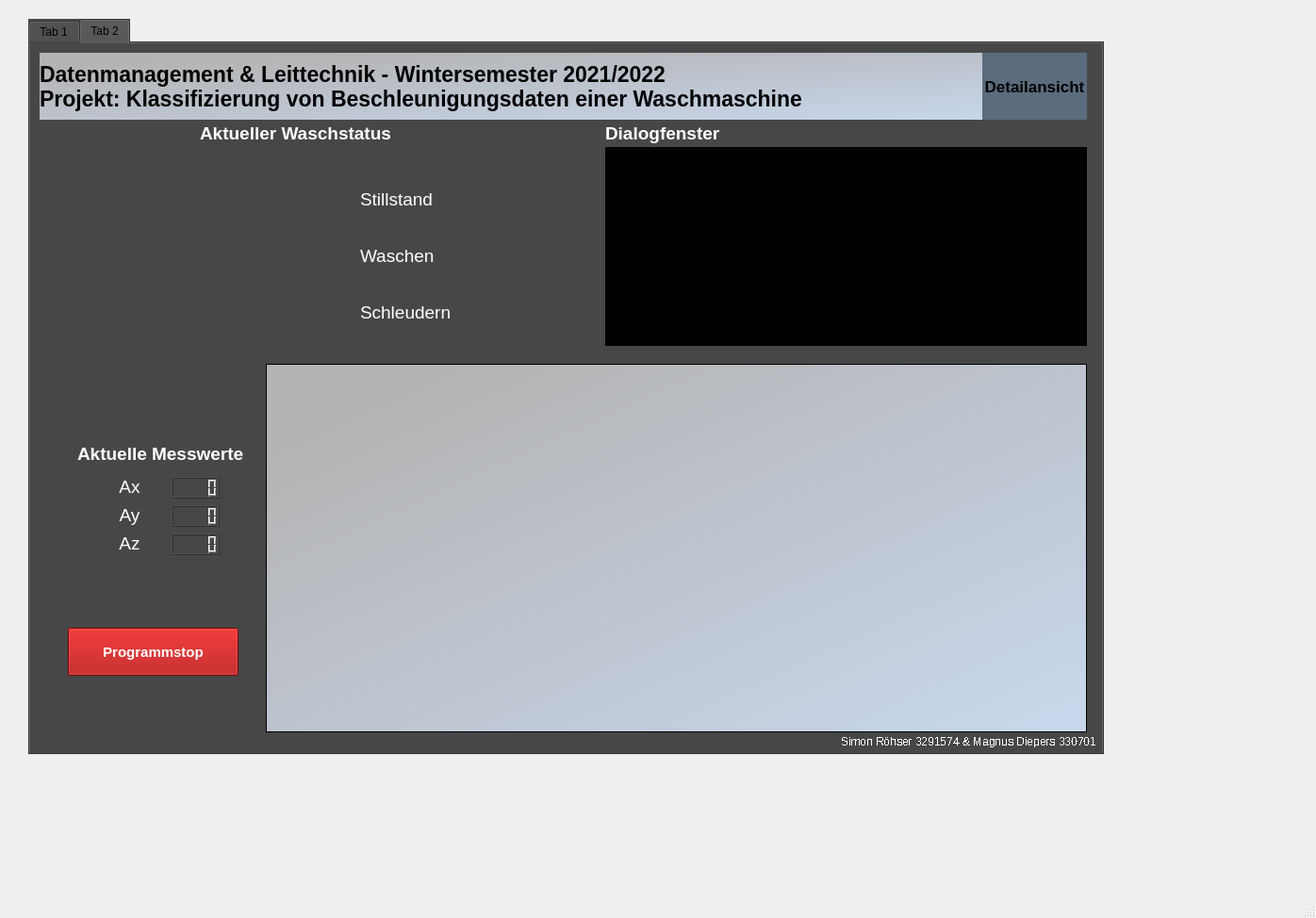
<?xml version="1.0" encoding="UTF-8"?>
<ui version="4.0">
 <class>MainWindow</class>
 <widget class="QMainWindow" name="MainWindow">
  <property name="geometry">
   <rect>
    <x>0</x>
    <y>0</y>
    <width>1396</width>
    <height>974</height>
   </rect>
  </property>
  <property name="windowTitle">
   <string>MainWindow</string>
  </property>
  <widget class="QWidget" name="centralwidget">
   <widget class="QTabWidget" name="tabWidget">
    <property name="geometry">
     <rect>
      <x>30</x>
      <y>20</y>
      <width>1141</width>
      <height>781</height>
     </rect>
    </property>
    <property name="styleSheet">
     <string notr="true">background-color: rgb(71, 71, 71);</string>
    </property>
    <property name="currentIndex">
     <number>1</number>
    </property>
    <widget class="QWidget" name="Grundansicht">
     <attribute name="title">
      <string>Tab 1</string>
     </attribute>
     <widget class="QLabel" name="label_12">
      <property name="geometry">
       <rect>
        <x>10</x>
        <y>10</y>
        <width>1111</width>
        <height>71</height>
       </rect>
      </property>
      <property name="font">
       <font>
        <pointsize>17</pointsize>
        <bold>true</bold>
       </font>
      </property>
      <property name="styleSheet">
       <string notr="true">color: rgb(0, 0, 0);
background-color: qlineargradient(spread:pad, x1:0.114, y1:0.131, x2:1, y2:1, stop:0 rgba(180, 180, 180, 255), stop:1 rgba(201, 216, 238, 255));</string>
      </property>
      <property name="text">
       <string>Datenmanagement &amp; Leittechnik - Wintersemester 2021/2022 
Projekt: Klassifizierung von Beschleunigungsdaten einer Waschmaschine</string>
      </property>
     </widget>
     <widget class="QLabel" name="label_9">
      <property name="geometry">
       <rect>
        <x>210</x>
        <y>350</y>
        <width>561</width>
        <height>351</height>
       </rect>
      </property>
      <property name="font">
       <font>
        <pointsize>12</pointsize>
       </font>
      </property>
      <property name="styleSheet">
       <string notr="true">image: url(:/Icons/Waschmaschine.png);</string>
      </property>
      <property name="text">
       <string/>
      </property>
     </widget>
     <widget class="QTextBrowser" name="textBrowser">
      <property name="geometry">
       <rect>
        <x>10</x>
        <y>110</y>
        <width>1111</width>
        <height>181</height>
       </rect>
      </property>
      <property name="font">
       <font>
        <pointsize>12</pointsize>
       </font>
      </property>
      <property name="styleSheet">
       <string notr="true">background-color: rgb(0, 0, 0);
color: rgb(255, 255, 255);</string>
      </property>
      <property name="lineWidth">
       <number>1</number>
      </property>
     </widget>
     <widget class="QLabel" name="label_56">
      <property name="geometry">
       <rect>
        <x>10</x>
        <y>80</y>
        <width>171</width>
        <height>31</height>
       </rect>
      </property>
      <property name="font">
       <font>
        <pointsize>14</pointsize>
        <bold>true</bold>
       </font>
      </property>
      <property name="styleSheet">
       <string notr="true">color: rgb(255, 255, 255);

</string>
      </property>
      <property name="text">
       <string>Dialogfenster</string>
      </property>
     </widget>
     <widget class="QLabel" name="label_44">
      <property name="geometry">
       <rect>
        <x>740</x>
        <y>420</y>
        <width>91</width>
        <height>31</height>
       </rect>
      </property>
      <property name="font">
       <font>
        <pointsize>16</pointsize>
       </font>
      </property>
      <property name="styleSheet">
       <string notr="true">color: rgb(255, 255, 255);</string>
      </property>
      <property name="text">
       <string>Stillstand</string>
      </property>
     </widget>
     <widget class="QLabel" name="LED_aus_Zustand_1">
      <property name="geometry">
       <rect>
        <x>680</x>
        <y>420</y>
        <width>41</width>
        <height>31</height>
       </rect>
      </property>
      <property name="font">
       <font>
        <pointsize>12</pointsize>
       </font>
      </property>
      <property name="styleSheet">
       <string notr="true">image: url(:/Icons/LED_aus.png);</string>
      </property>
      <property name="text">
       <string/>
      </property>
     </widget>
     <widget class="QLabel" name="LED_an_Zustand_2">
      <property name="geometry">
       <rect>
        <x>680</x>
        <y>510</y>
        <width>41</width>
        <height>31</height>
       </rect>
      </property>
      <property name="font">
       <font>
        <pointsize>12</pointsize>
       </font>
      </property>
      <property name="styleSheet">
       <string notr="true">image: url(:/Icons/LED_an.png);</string>
      </property>
      <property name="text">
       <string/>
      </property>
     </widget>
     <widget class="QLabel" name="label_19">
      <property name="geometry">
       <rect>
        <x>740</x>
        <y>510</y>
        <width>91</width>
        <height>31</height>
       </rect>
      </property>
      <property name="font">
       <font>
        <pointsize>16</pointsize>
       </font>
      </property>
      <property name="styleSheet">
       <string notr="true">color: rgb(255, 255, 255);</string>
      </property>
      <property name="text">
       <string>Waschen</string>
      </property>
     </widget>
     <widget class="QLabel" name="LED_aus_Zustand_3">
      <property name="geometry">
       <rect>
        <x>680</x>
        <y>600</y>
        <width>41</width>
        <height>31</height>
       </rect>
      </property>
      <property name="font">
       <font>
        <pointsize>12</pointsize>
       </font>
      </property>
      <property name="styleSheet">
       <string notr="true">image: url(:/Icons/LED_aus.png);</string>
      </property>
      <property name="text">
       <string/>
      </property>
     </widget>
     <widget class="QLabel" name="label_43">
      <property name="geometry">
       <rect>
        <x>740</x>
        <y>600</y>
        <width>111</width>
        <height>31</height>
       </rect>
      </property>
      <property name="font">
       <font>
        <pointsize>16</pointsize>
       </font>
      </property>
      <property name="styleSheet">
       <string notr="true">color: rgb(255, 255, 255);</string>
      </property>
      <property name="text">
       <string>Schleudern</string>
      </property>
     </widget>
     <widget class="QLabel" name="LED_aus_Zustand_2">
      <property name="geometry">
       <rect>
        <x>680</x>
        <y>510</y>
        <width>41</width>
        <height>31</height>
       </rect>
      </property>
      <property name="font">
       <font>
        <pointsize>12</pointsize>
       </font>
      </property>
      <property name="styleSheet">
       <string notr="true">image: url(:/Icons/LED_aus.png);</string>
      </property>
      <property name="text">
       <string/>
      </property>
     </widget>
     <widget class="QLabel" name="LED_an_Zustand_3">
      <property name="geometry">
       <rect>
        <x>680</x>
        <y>600</y>
        <width>41</width>
        <height>31</height>
       </rect>
      </property>
      <property name="font">
       <font>
        <pointsize>12</pointsize>
       </font>
      </property>
      <property name="styleSheet">
       <string notr="true">image: url(:/Icons/LED_an.png);</string>
      </property>
      <property name="text">
       <string/>
      </property>
     </widget>
     <widget class="QLabel" name="LED_an_Zustand_1">
      <property name="geometry">
       <rect>
        <x>680</x>
        <y>420</y>
        <width>41</width>
        <height>31</height>
       </rect>
      </property>
      <property name="font">
       <font>
        <pointsize>12</pointsize>
       </font>
      </property>
      <property name="styleSheet">
       <string notr="true">image: url(:/Icons/LED_an.png);</string>
      </property>
      <property name="text">
       <string/>
      </property>
     </widget>
     <widget class="QLabel" name="label_5">
      <property name="geometry">
       <rect>
        <x>370</x>
        <y>310</y>
        <width>261</width>
        <height>31</height>
       </rect>
      </property>
      <property name="font">
       <font>
        <pointsize>18</pointsize>
        <bold>true</bold>
       </font>
      </property>
      <property name="styleSheet">
       <string notr="true">color: rgb(255, 255, 255);
</string>
      </property>
      <property name="text">
       <string>Aktueller Waschstatus</string>
      </property>
     </widget>
     <widget class="QPushButton" name="stop_button">
      <property name="geometry">
       <rect>
        <x>40</x>
        <y>620</y>
        <width>181</width>
        <height>51</height>
       </rect>
      </property>
      <property name="font">
       <font>
        <pointsize>11</pointsize>
        <bold>true</bold>
       </font>
      </property>
      <property name="styleSheet">
       <string notr="true">color: rgb(255, 255, 255);
background-color: rgb(170, 0, 0);</string>
      </property>
      <property name="text">
       <string>Programmstop</string>
      </property>
     </widget>
     <widget class="QLabel" name="logo_fh_aachen">
      <property name="geometry">
       <rect>
        <x>40</x>
        <y>680</y>
        <width>181</width>
        <height>121</height>
       </rect>
      </property>
      <property name="font">
       <font>
        <pointsize>12</pointsize>
       </font>
      </property>
      <property name="styleSheet">
       <string notr="true">image: url(:/Icons/FH_Aachen_Logo.png);</string>
      </property>
      <property name="text">
       <string/>
      </property>
     </widget>
     <widget class="QLabel" name="label_11">
      <property name="geometry">
       <rect>
        <x>860</x>
        <y>731</y>
        <width>271</width>
        <height>20</height>
       </rect>
      </property>
      <property name="font">
       <font>
        <pointsize>9</pointsize>
        <italic>false</italic>
        <bold>false</bold>
        <stylestrategy>NoAntialias</stylestrategy>
        <kerning>true</kerning>
       </font>
      </property>
      <property name="styleSheet">
       <string notr="true">color: rgb(255, 255, 255);</string>
      </property>
      <property name="text">
       <string>Simon Röhser 3291574 &amp; Magnus Diepers 3307011</string>
      </property>
      <property name="textFormat">
       <enum>Qt::PlainText</enum>
      </property>
     </widget>
     <widget class="QLabel" name="label_18">
      <property name="geometry">
       <rect>
        <x>1010</x>
        <y>10</y>
        <width>111</width>
        <height>71</height>
       </rect>
      </property>
      <property name="font">
       <font>
        <pointsize>13</pointsize>
        <bold>true</bold>
       </font>
      </property>
      <property name="styleSheet">
       <string notr="true">color: rgb(0, 0, 0);
background-color: rgb(91, 108, 126);</string>
      </property>
      <property name="text">
       <string>Basisansicht</string>
      </property>
      <property name="alignment">
       <set>Qt::AlignCenter</set>
      </property>
     </widget>
     <zorder>label_9</zorder>
     <zorder>label_5</zorder>
     <zorder>LED_aus_Zustand_2</zorder>
     <zorder>label_56</zorder>
     <zorder>label_12</zorder>
     <zorder>textBrowser</zorder>
     <zorder>label_44</zorder>
     <zorder>LED_aus_Zustand_1</zorder>
     <zorder>LED_an_Zustand_2</zorder>
     <zorder>label_19</zorder>
     <zorder>LED_aus_Zustand_3</zorder>
     <zorder>label_43</zorder>
     <zorder>LED_an_Zustand_3</zorder>
     <zorder>LED_an_Zustand_1</zorder>
     <zorder>stop_button</zorder>
     <zorder>logo_fh_aachen</zorder>
     <zorder>label_11</zorder>
     <zorder>label_18</zorder>
    </widget>
    <widget class="QWidget" name="Detailansicht">
     <attribute name="title">
      <string>Tab 2</string>
     </attribute>
     <widget class="QLabel" name="LED_aus_Zustand_21">
      <property name="geometry">
       <rect>
        <x>310</x>
        <y>210</y>
        <width>41</width>
        <height>31</height>
       </rect>
      </property>
      <property name="font">
       <font>
        <pointsize>12</pointsize>
       </font>
      </property>
      <property name="styleSheet">
       <string notr="true">image: url(:/Icons/LED_aus.png);</string>
      </property>
      <property name="text">
       <string/>
      </property>
     </widget>
     <widget class="QLabel" name="label_13">
      <property name="geometry">
       <rect>
        <x>860</x>
        <y>731</y>
        <width>271</width>
        <height>20</height>
       </rect>
      </property>
      <property name="font">
       <font>
        <pointsize>9</pointsize>
        <italic>false</italic>
        <bold>false</bold>
        <stylestrategy>NoAntialias</stylestrategy>
        <kerning>true</kerning>
       </font>
      </property>
      <property name="styleSheet">
       <string notr="true">color: rgb(255, 255, 255);</string>
      </property>
      <property name="text">
       <string>Simon Röhser 3291574 &amp; Magnus Diepers 3307011</string>
      </property>
      <property name="textFormat">
       <enum>Qt::PlainText</enum>
      </property>
     </widget>
     <widget class="QLabel" name="LED_an_Zustand_21">
      <property name="geometry">
       <rect>
        <x>310</x>
        <y>210</y>
        <width>41</width>
        <height>31</height>
       </rect>
      </property>
      <property name="font">
       <font>
        <pointsize>12</pointsize>
       </font>
      </property>
      <property name="styleSheet">
       <string notr="true">image: url(:/Icons/LED_an.png);</string>
      </property>
      <property name="text">
       <string/>
      </property>
     </widget>
     <widget class="QPushButton" name="stop_button_2">
      <property name="geometry">
       <rect>
        <x>40</x>
        <y>620</y>
        <width>181</width>
        <height>51</height>
       </rect>
      </property>
      <property name="font">
       <font>
        <pointsize>11</pointsize>
        <bold>true</bold>
       </font>
      </property>
      <property name="styleSheet">
       <string notr="true">color: rgb(255, 255, 255);
background-color: rgb(170, 0, 0);</string>
      </property>
      <property name="text">
       <string>Programmstop</string>
      </property>
     </widget>
     <widget class="QLabel" name="logo_fh_aachen_2">
      <property name="geometry">
       <rect>
        <x>40</x>
        <y>680</y>
        <width>181</width>
        <height>121</height>
       </rect>
      </property>
      <property name="font">
       <font>
        <pointsize>12</pointsize>
       </font>
      </property>
      <property name="styleSheet">
       <string notr="true">image: url(:/Icons/FH_Aachen_Logo.png);</string>
      </property>
      <property name="text">
       <string/>
      </property>
     </widget>
     <widget class="QLabel" name="LED_an_Zustand_11">
      <property name="geometry">
       <rect>
        <x>310</x>
        <y>150</y>
        <width>41</width>
        <height>31</height>
       </rect>
      </property>
      <property name="font">
       <font>
        <pointsize>12</pointsize>
       </font>
      </property>
      <property name="styleSheet">
       <string notr="true">image: url(:/Icons/LED_an.png);</string>
      </property>
      <property name="text">
       <string/>
      </property>
     </widget>
     <widget class="QLabel" name="label_10">
      <property name="geometry">
       <rect>
        <x>10</x>
        <y>120</y>
        <width>421</width>
        <height>201</height>
       </rect>
      </property>
      <property name="font">
       <font>
        <pointsize>12</pointsize>
       </font>
      </property>
      <property name="styleSheet">
       <string notr="true">image: url(:/Icons/Waschmaschine.png);</string>
      </property>
      <property name="text">
       <string/>
      </property>
     </widget>
     <widget class="QLabel" name="LED_aus_Zustand_11">
      <property name="geometry">
       <rect>
        <x>310</x>
        <y>150</y>
        <width>41</width>
        <height>31</height>
       </rect>
      </property>
      <property name="font">
       <font>
        <pointsize>12</pointsize>
       </font>
      </property>
      <property name="styleSheet">
       <string notr="true">image: url(:/Icons/LED_aus.png);</string>
      </property>
      <property name="text">
       <string/>
      </property>
     </widget>
     <widget class="QLabel" name="LED_an_Zustand_31">
      <property name="geometry">
       <rect>
        <x>310</x>
        <y>270</y>
        <width>41</width>
        <height>31</height>
       </rect>
      </property>
      <property name="font">
       <font>
        <pointsize>12</pointsize>
       </font>
      </property>
      <property name="styleSheet">
       <string notr="true">image: url(:/Icons/LED_an.png);</string>
      </property>
      <property name="text">
       <string/>
      </property>
     </widget>
     <widget class="QLabel" name="label_15">
      <property name="geometry">
       <rect>
        <x>10</x>
        <y>10</y>
        <width>1111</width>
        <height>71</height>
       </rect>
      </property>
      <property name="font">
       <font>
        <pointsize>17</pointsize>
        <bold>true</bold>
       </font>
      </property>
      <property name="styleSheet">
       <string notr="true">color: rgb(0, 0, 0);
background-color: qlineargradient(spread:pad, x1:0.114, y1:0.131, x2:1, y2:1, stop:0 rgba(180, 180, 180, 255), stop:1 rgba(201, 216, 238, 255));</string>
      </property>
      <property name="text">
       <string>Datenmanagement &amp; Leittechnik - Wintersemester 2021/2022 
Projekt: Klassifizierung von Beschleunigungsdaten einer Waschmaschine</string>
      </property>
     </widget>
     <widget class="QTextBrowser" name="textBrowser_2">
      <property name="geometry">
       <rect>
        <x>610</x>
        <y>110</y>
        <width>511</width>
        <height>211</height>
       </rect>
      </property>
      <property name="font">
       <font>
        <pointsize>12</pointsize>
       </font>
      </property>
      <property name="styleSheet">
       <string notr="true">background-color: rgb(0, 0, 0);
color: rgb(255, 255, 255);</string>
      </property>
      <property name="lineWidth">
       <number>1</number>
      </property>
     </widget>
     <widget class="QLabel" name="label_21">
      <property name="geometry">
       <rect>
        <x>350</x>
        <y>210</y>
        <width>91</width>
        <height>31</height>
       </rect>
      </property>
      <property name="font">
       <font>
        <pointsize>14</pointsize>
       </font>
      </property>
      <property name="styleSheet">
       <string notr="true">color: rgb(255, 255, 255);</string>
      </property>
      <property name="text">
       <string>Waschen</string>
      </property>
     </widget>
     <widget class="QLabel" name="LED_aus_Zustand_31">
      <property name="geometry">
       <rect>
        <x>310</x>
        <y>270</y>
        <width>41</width>
        <height>31</height>
       </rect>
      </property>
      <property name="font">
       <font>
        <pointsize>12</pointsize>
       </font>
      </property>
      <property name="styleSheet">
       <string notr="true">image: url(:/Icons/LED_aus.png);</string>
      </property>
      <property name="text">
       <string/>
      </property>
     </widget>
     <widget class="QLabel" name="label_57">
      <property name="geometry">
       <rect>
        <x>610</x>
        <y>80</y>
        <width>171</width>
        <height>31</height>
       </rect>
      </property>
      <property name="font">
       <font>
        <pointsize>14</pointsize>
        <bold>true</bold>
       </font>
      </property>
      <property name="styleSheet">
       <string notr="true">color: rgb(255, 255, 255);

</string>
      </property>
      <property name="text">
       <string>Dialogfenster</string>
      </property>
     </widget>
     <widget class="QLabel" name="label_45">
      <property name="geometry">
       <rect>
        <x>350</x>
        <y>150</y>
        <width>81</width>
        <height>31</height>
       </rect>
      </property>
      <property name="font">
       <font>
        <pointsize>14</pointsize>
       </font>
      </property>
      <property name="styleSheet">
       <string notr="true">color: rgb(255, 255, 255);</string>
      </property>
      <property name="text">
       <string>Stillstand</string>
      </property>
     </widget>
     <widget class="QLabel" name="label_46">
      <property name="geometry">
       <rect>
        <x>350</x>
        <y>270</y>
        <width>111</width>
        <height>31</height>
       </rect>
      </property>
      <property name="font">
       <font>
        <pointsize>14</pointsize>
       </font>
      </property>
      <property name="styleSheet">
       <string notr="true">color: rgb(255, 255, 255);</string>
      </property>
      <property name="text">
       <string>Schleudern</string>
      </property>
     </widget>
     <widget class="QLabel" name="label_6">
      <property name="geometry">
       <rect>
        <x>180</x>
        <y>80</y>
        <width>261</width>
        <height>31</height>
       </rect>
      </property>
      <property name="font">
       <font>
        <pointsize>14</pointsize>
        <bold>true</bold>
       </font>
      </property>
      <property name="styleSheet">
       <string notr="true">color: rgb(255, 255, 255);
</string>
      </property>
      <property name="text">
       <string>Aktueller Waschstatus</string>
      </property>
     </widget>
     <widget class="QChartView" name="graphicsView">
      <property name="geometry">
       <rect>
        <x>250</x>
        <y>340</y>
        <width>871</width>
        <height>391</height>
       </rect>
      </property>
      <property name="styleSheet">
       <string notr="true">background-color: qlineargradient(spread:pad, x1:0.114, y1:0.131, x2:1, y2:1, stop:0 rgba(180, 180, 180, 255), stop:1 rgba(201, 216, 238, 255));</string>
      </property>
     </widget>
     <widget class="QLCDNumber" name="lcday">
      <property name="geometry">
       <rect>
        <x>150</x>
        <y>490</y>
        <width>51</width>
        <height>23</height>
       </rect>
      </property>
      <property name="styleSheet">
       <string notr="true">color: rgb(0, 255, 127);</string>
      </property>
      <property name="smallDecimalPoint">
       <bool>false</bool>
      </property>
     </widget>
     <widget class="QLabel" name="label_51">
      <property name="geometry">
       <rect>
        <x>50</x>
        <y>420</y>
        <width>181</width>
        <height>31</height>
       </rect>
      </property>
      <property name="font">
       <font>
        <pointsize>14</pointsize>
        <bold>true</bold>
       </font>
      </property>
      <property name="styleSheet">
       <string notr="true">color: rgb(255, 255, 255);</string>
      </property>
      <property name="text">
       <string>Aktuelle Messwerte</string>
      </property>
     </widget>
     <widget class="QLabel" name="label_48">
      <property name="geometry">
       <rect>
        <x>80</x>
        <y>520</y>
        <width>51</width>
        <height>21</height>
       </rect>
      </property>
      <property name="font">
       <font>
        <pointsize>14</pointsize>
       </font>
      </property>
      <property name="styleSheet">
       <string notr="true">color: rgb(255, 255, 255);</string>
      </property>
      <property name="text">
       <string>Az</string>
      </property>
      <property name="alignment">
       <set>Qt::AlignCenter</set>
      </property>
     </widget>
     <widget class="QLabel" name="label_47">
      <property name="geometry">
       <rect>
        <x>80</x>
        <y>460</y>
        <width>51</width>
        <height>21</height>
       </rect>
      </property>
      <property name="font">
       <font>
        <pointsize>14</pointsize>
       </font>
      </property>
      <property name="layoutDirection">
       <enum>Qt::RightToLeft</enum>
      </property>
      <property name="styleSheet">
       <string notr="true">color: rgb(255, 255, 255);</string>
      </property>
      <property name="frameShape">
       <enum>QFrame::NoFrame</enum>
      </property>
      <property name="text">
       <string>Ax</string>
      </property>
      <property name="alignment">
       <set>Qt::AlignCenter</set>
      </property>
     </widget>
     <widget class="QLCDNumber" name="lcdax">
      <property name="geometry">
       <rect>
        <x>150</x>
        <y>460</y>
        <width>51</width>
        <height>23</height>
       </rect>
      </property>
      <property name="styleSheet">
       <string notr="true"/>
      </property>
      <property name="smallDecimalPoint">
       <bool>false</bool>
      </property>
     </widget>
     <widget class="QLabel" name="label_49">
      <property name="geometry">
       <rect>
        <x>80</x>
        <y>490</y>
        <width>51</width>
        <height>21</height>
       </rect>
      </property>
      <property name="font">
       <font>
        <pointsize>14</pointsize>
       </font>
      </property>
      <property name="styleSheet">
       <string notr="true">color: rgb(255, 255, 255);</string>
      </property>
      <property name="text">
       <string>Ay</string>
      </property>
      <property name="alignment">
       <set>Qt::AlignCenter</set>
      </property>
     </widget>
     <widget class="QLCDNumber" name="lcdaz">
      <property name="geometry">
       <rect>
        <x>150</x>
        <y>520</y>
        <width>51</width>
        <height>23</height>
       </rect>
      </property>
      <property name="styleSheet">
       <string notr="true">color: rgb(0, 255, 127);</string>
      </property>
      <property name="smallDecimalPoint">
       <bool>false</bool>
      </property>
     </widget>
     <widget class="QLabel" name="label_22">
      <property name="geometry">
       <rect>
        <x>1010</x>
        <y>10</y>
        <width>111</width>
        <height>71</height>
       </rect>
      </property>
      <property name="font">
       <font>
        <pointsize>13</pointsize>
        <bold>true</bold>
       </font>
      </property>
      <property name="styleSheet">
       <string notr="true">color: rgb(0, 0, 0);
background-color: rgb(91, 108, 126);</string>
      </property>
      <property name="text">
       <string>Detailansicht</string>
      </property>
      <property name="alignment">
       <set>Qt::AlignCenter</set>
      </property>
     </widget>
     <zorder>label_10</zorder>
     <zorder>label_45</zorder>
     <zorder>label_6</zorder>
     <zorder>label_57</zorder>
     <zorder>LED_aus_Zustand_11</zorder>
     <zorder>LED_aus_Zustand_31</zorder>
     <zorder>LED_aus_Zustand_21</zorder>
     <zorder>label_13</zorder>
     <zorder>LED_an_Zustand_21</zorder>
     <zorder>stop_button_2</zorder>
     <zorder>logo_fh_aachen_2</zorder>
     <zorder>LED_an_Zustand_11</zorder>
     <zorder>LED_an_Zustand_31</zorder>
     <zorder>label_15</zorder>
     <zorder>textBrowser_2</zorder>
     <zorder>label_21</zorder>
     <zorder>label_46</zorder>
     <zorder>graphicsView</zorder>
     <zorder>lcday</zorder>
     <zorder>label_51</zorder>
     <zorder>label_48</zorder>
     <zorder>label_47</zorder>
     <zorder>lcdax</zorder>
     <zorder>label_49</zorder>
     <zorder>lcdaz</zorder>
     <zorder>label_22</zorder>
    </widget>
   </widget>
  </widget>
  <widget class="QMenuBar" name="menubar">
   <property name="geometry">
    <rect>
     <x>0</x>
     <y>0</y>
     <width>1396</width>
     <height>22</height>
    </rect>
   </property>
  </widget>
  <widget class="QStatusBar" name="statusbar"/>
 </widget>
 <customwidgets>
  <customwidget>
   <class>QChartView</class>
   <extends>QGraphicsView</extends>
   <header>QCharts</header>
  </customwidget>
 </customwidgets>
 <resources>
  <include location="../Icons/Icons.qrc"/>
 </resources>
 <connections/>
</ui>
